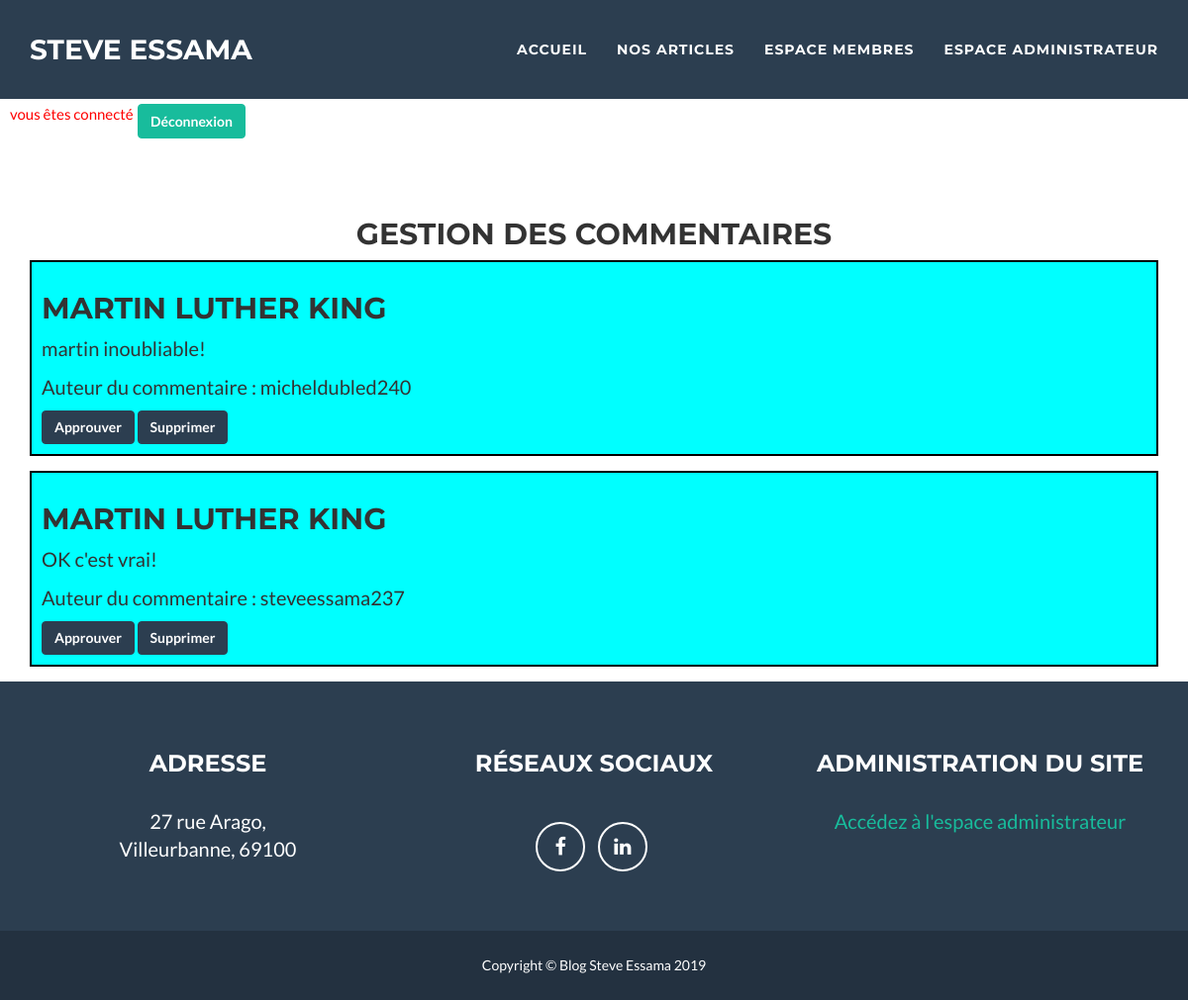
Page /index.php?action=manage_comment (signed in) on the committed database.
### tables this page shows
CREATE TABLE IF NOT EXISTS `commentaires` (
  `idCommentaire` int(11) NOT NULL AUTO_INCREMENT,
  `idPost` int(11) NOT NULL,
  `pseudoAuteur` char(50) NOT NULL,
  `contenuCommentaire` text NOT NULL,
  `dateCreation` datetime NOT NULL DEFAULT CURRENT_TIMESTAMP,
  `validation` int(10) DEFAULT NULL,
  PRIMARY KEY (`idCommentaire`),
  KEY `id_article` (`idPost`)
);

CREATE TABLE IF NOT EXISTS `articles` (
  `idPost` int(11) NOT NULL AUTO_INCREMENT,
  `titreArticle` char(50) NOT NULL,
  `pseudoAuteur` char(30) NOT NULL,
  `descriptifArticle` char(200) NOT NULL,
  `contenu` text NOT NULL,
  `dateModification` datetime NOT NULL DEFAULT CURRENT_TIMESTAMP,
  `imageArticle` char(50) NOT NULL,
  `nomImage` varchar(255) NOT NULL,
  PRIMARY KEY (`idPost`)
);

### controller/backend.php (called while the page is built, shortened)
<?php
require_once ABSOLUTE_PATH."/model/CommentManager.php";
require_once ABSOLUTE_PATH."/model/comments.php";
function manageComment()
{
    $showComment = new CommentManager();
    $showComment->getListComment();
    require ABSOLUTE_PATH.'/view/view_manage_comment.php';
}

### model/CommentManager.php (called while the page is built, shortened)
<?php
class CommentManager extends Manager
{
    public function getListComment()
    {
        $db = $this->dbconnect();
        $query = $db->query('SELECT idCommentaire, idPost, pseudoAuteur, contenuCommentaire, DATE_FORMAT(dateCreation, "%d/%m/%Y %Hh%imin%ss") AS                       dateCreation, validation FROM commentaires');
        $query->execute();
        $comments = $query->fetchAll(PDO::FETCH_ASSOC);
        $listComments = array();
        foreach ($comments as $donnees)
        {
            $comments = new Comments();
            $comments->hydrate($donnees);
            $listComments[] = $comments;
        }
        return $listComments;
    }
}

### model/comments.php (called while the page is built, shortened)
<?php
class Comments
{
    private $_idCommentaire;
    private $_idPost;
    private $_pseudoAuteur;
    private $_contenuCommentaire;
    public function hydrate(array $donnees)
    {
        foreach ($donnees as $key => $value) {
            $method = 'set' . ucfirst($key);
        }
    }
    public function getIdCommentaire()
    {
        return $this->_idCommentaire;
    }
    public function getPseudoAuteur()
    {
        return $this->_pseudoAuteur;
    }
    public function getContenuCommentaire()
    {
        return $this->_contenuCommentaire;
    }
    public function setIdCommentaire($idCommentaire)
    {
        $idCommentaire = (int) $idCommentaire;
        if ($idCommentaire > 0) {
            $this->_idCommentaire = $idCommentaire;
        }
    }
    public function setIdPost($idPost)
    {
        $idPost = (int) $idPost;
        if ($idPost > 0) {
            $this->_idPost = $idPost;
        }
    }
    public function setPseudoAuteur($pseudoAuteur)
    {
        if (is_string($pseudoAuteur)) {
            $this->_pseudoAuteur = $pseudoAuteur;
        }
    }
    public function setContenuCommentaire($contenuCommentaire)
    {
        if (is_string($contenuCommentaire)) {
            $this->_contenuCommentaire = $contenuCommentaire;
        }
    }
    public function setValidation($validation)
    {
        $validation = (int) $validation;
    }
    public function getTitreArticle()
    {
        $newsManager = new NewsManager();
        $post = $newsManager->getPostById($this->_idPost);
        return $post->getTitreArticle();
    }
}

### model/NewsManager.php (called while the page is built, shortened)
<?php
class NewsManager extends Manager
{
    public function getPostById($postId)
    {
        $db  = $this->dbconnect();
        $query = $db->prepare('SELECT titreArticle, pseudoAuteur, contenu, DATE_FORMAT(dateModification, "%d/%m/%Y %Hh%imin%ss") AS                                     dateModification, idPost, descriptifArticle, imageArticle FROM articles WHERE idPost = ?');
        $query->execute(array($postId));
        $resultDb = $query->fetch(PDO::FETCH_ASSOC);
        $post = new News();
        $post->hydrate($resultDb);
        return $post;
    }
}

### model/news.php (called while the page is built, shortened)
<?php
class News
{
    private $_titreArticle;
    public function hydrate(array $donnees)
    {
        foreach ($donnees as $key => $value) {
            $method = 'set' . ucfirst($key);
        }
    }
    public function getTitreArticle()
    {
        return $this->_titreArticle;
    }
    public function setIdPost($idPost)
    {
        $idPost = (int) $idPost;
    }
    public function setTitreArticle($titreArticle)
    {
        if (is_string($titreArticle)) {
            $this->_titreArticle = $titreArticle;
        }
    }
}

### view/view_manage_comment.php (the view, shortened to what this page needs)
<nav id="mainNav" class="navbar navbar-default navbar-fixed-top navbar-custom">
    <div class="container">
        <div class="navbar-header page-scroll">
            <a class="navbar-brand" href="#page-top">Steve Essama</a>
        </div>
        <div class="collapse navbar-collapse" id="bs-example-navbar-collapse-1">
            <?php if (array_key_exists('success_connect', $_SESSION)): ?>
            <ul class="nav navbar-nav navbar-right">
                <li><a href="index.php">Accueil</a></li>
                <li class="page-scroll"><a href="index.php?action=listposts"> Nos articles </a></li>
                <li class="page_scroll"><a href="index.php"> Espace membres </a></li>
                <li class="page_scroll"><a href="index.php?action=admin_space"> Espace administrateur </a></li>
            </ul>
            <?php endif; ?>
        </div>
    </div>
</nav>
<?php if (array_key_exists('success_connect', $_SESSION)): ?>
<section class="section_connection">
    <div class="connect-sign hidden-sm" style="color:red;">
        <?= $_SESSION['success_connect']; ?>
    </div>
    <form action="index.php?action=disconnected" method="post">
        <button style="color:white;height:35px" type="submit" class="btn btn-success btn-default button-disconnect hidden-sm"                                           name="disconnect">Déconnexion</button>
    </form>
</section>
<?php endif; ?>
<h2 style="text-align:center">Gestion des commentaires</h2>
<div class="container">
   <?php
   foreach ($showComment->getListComment() as $comment)
   {
   ?>
   <div style="border: 2px solid black;margin-bottom:15px;background-color:cyan;padding:10px;">
        <h2><?= $comment->getTitreArticle()?></h2>
        <p><?= $comment->getContenuCommentaire()?></p>
       <p>Auteur du commentaire : <?= $comment->getPseudoAuteur()?></p>
        <a href="index.php?action=approve&amp;id=<?= $comment->getIdCommentaire()?>"><button type="button"
        class="btn btn-primary">Approuver</button></a>
        <a href="index.php?action=delete_comment&amp;id=<?= $comment->getIdCommentaire()?>"><button type="button"
        class="btn btn-primary">Supprimer</button></a>
    </div>
    <?php
    }
    ?>
</div>
<footer class="text-center">
    <div class="footer-above">
        <div class="container">
            <div class="row">
                <div class="footer-col col-md-4">
                    <h3>Adresse</h3>
                    <p>
                        27 rue Arago, <br>
                        Villeurbanne, 69100
                    </p>
                </div>
                <div class="footer-col col-md-4">
                    <h3>Réseaux sociaux</h3>
                    <ul class="list-inline">
                        <li>
                            <a href="https://openclassrooms.facebook.com/profile.php?id=100030215146732" class="btn-social btn-outline"><i class="fa fa-fw                                   fa-facebook"></i></a>
                        </li>
                        <li>
                            <a href="https://www.linkedin.com/in/essama-mgba-franck-steve-7a6227175/" class="btn-social btn-outline"><i class="fa fa-fw                                     fa-linkedin"></i></a>
                        </li>
                    </ul>
                </div>
                <div class="footer-col col-md-4">
                    <h3>Administration du site</h3>
                    <p>
                        <a href="index.php?action=connect_admin"> Accédez à l'espace administrateur </a>
                    </p>
                </div>
            </div>
        </div>
    </div>
    <div class="footer-below">
        <div class="container">
            <div class="row">
                <div class="col-lg-12">
                    Copyright &copy; Blog Steve Essama 2019
                </div>
            </div>
        </div>
    </div>
</footer>
<?php require('template.php'); ?>

### public/css/freelancer.css (style rules this page uses)
body { font-family: 'Lato', 'Helvetica Neue', Helvetica, Arial, sans-serif; overflow-x: hidden; }
p { font-size: 20px; }
a, a:hover, a:focus, a:active, a.active { color: #18BC9C; outline: none; }
h1, h2, h3, h4, h5, h6 { font-family: "Montserrat", "Helvetica Neue", Helvetica, Arial, sans-serif; text-transform: uppercase; font-weight: 700; }
.navbar-custom { background: #2C3E50; font-family: "Montserrat", "Helvetica Neue", Helvetica, Arial, sans-serif; text-transform: uppercase; font-weight: 700; border: none; }
.navbar-custom .navbar-brand { color: white; }
.navbar-custom .navbar-nav { letter-spacing: 1px; }
.navbar-custom .navbar-nav li a { color: white; }
@media (min-width: 768px) { .navbar-custom { padding: 25px 0; -webkit-transition: padding 0.3s; -moz-transition: padding 0.3s; transition: padding 0.3s; } }
@media (min-width: 768px) { .navbar-custom .navbar-brand { font-size: 2em; -webkit-transition: all 0.3s; -moz-transition: all 0.3s; transition: all 0.3s; } }
section { padding: 100px 0; }
footer { color: white; }
footer h3 { margin-bottom: 30px; }
footer .footer-above { padding-top: 50px; background-color: #2C3E50; }
footer .footer-col { margin-bottom: 50px; }
footer .footer-below { padding: 25px 0; background-color: #233140; }
.btn-outline { color: white; font-size: 20px; border: solid 2px white; background: transparent; transition: all 0.3s ease-in-out; margin-top: 15px; }
.btn-primary { color: white; background-color: #2C3E50; border-color: #2C3E50; font-weight: 700; }
.btn-success { color: white; background-color: #18BC9C; border-color: #18BC9C; font-weight: 700; }
.btn-social { display: inline-block; height: 50px; width: 50px; border: 2px solid white; border-radius: 100%; text-align: center; font-size: 20px; line-height: 45px; }
@media all and (min-width: 992px) and (max-width:1200px) { .connect-sign { position:absolute; left: 10px; top : 105px; font-size:15px; } }
@media all and (min-width: 992px) and (max-width:1200px) { .button-disconnect { position:absolute; top:105px; left: 139px; } }

### rows in the picture
commentaires: idPost.titreArticle "MARTIN LUTHER KING", contenuCommentaire "martin inoubliable!", pseudoAuteur "micheldubled240"
commentaires: idPost.titreArticle "MARTIN LUTHER KING", contenuCommentaire "OK c'est vrai!", pseudoAuteur "steveessama237"

### other values in the picture
$_SESSION['success_connect'] "vous êtes connecté"
